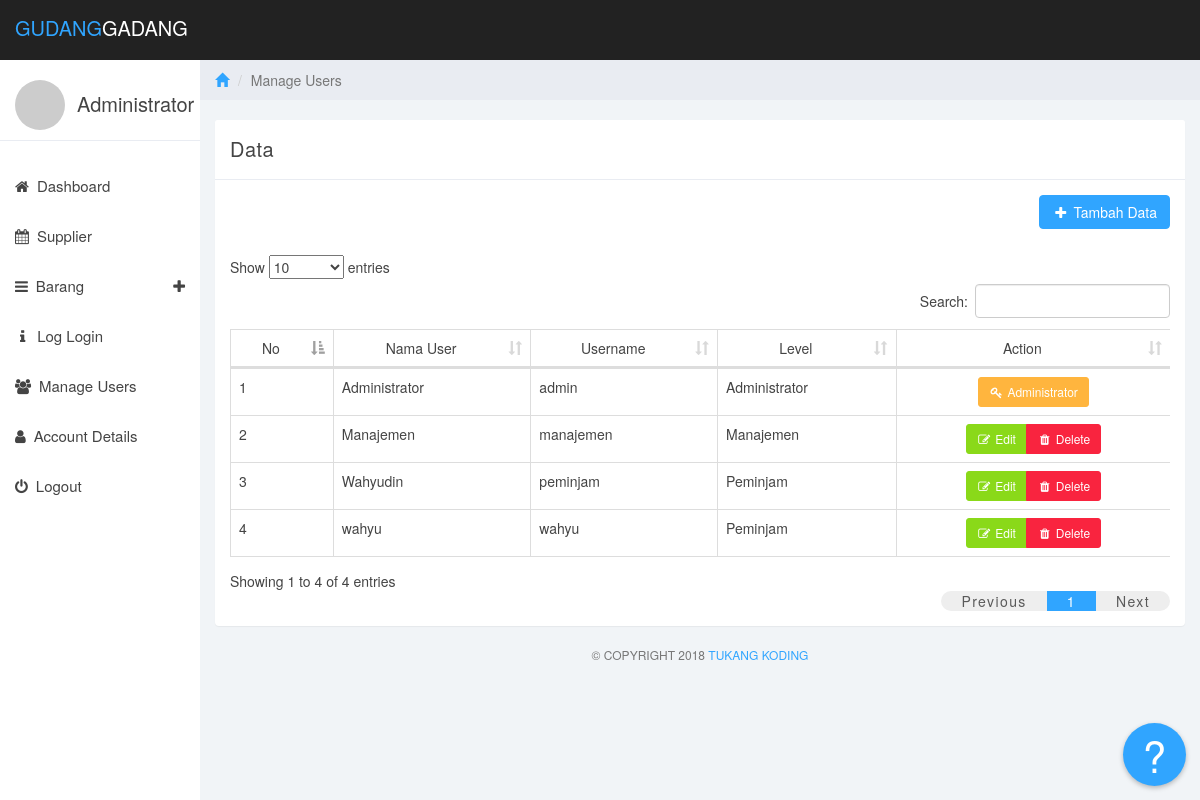
Page /users.php (signed in) on the committed database.
### tables this page shows
CREATE TABLE `user` (
  `id_user` int(11) NOT NULL,
  `nama` varchar(40) NOT NULL,
  `username` varchar(15) NOT NULL,
  `password` varchar(40) NOT NULL,
  `level` int(1) NOT NULL
);

### users.php (the view, shortened to what this page needs)
<?php require_once 'php_action/core.php'; ?>
<!DOCTYPE html>
<html>
<head>
<?php include_once 'includes/style.php'; ?>
</head>
<body>
	<?php include_once 'includes/navbar.php'; ?>
	<?php include_once 'includes/sidebar.php'; ?>
	<div class="col-sm-9 col-sm-offset-3 col-lg-10 col-lg-offset-2 main">
		<div class="row">
			<ol class="breadcrumb">
				<li><a href="#"><span class="glyphicon glyphicon-home"></span></a></li>
				<li class="active">Manage Users</li>
			</ol>
		</div>
		<br>
		<div class="row">
			<div class="col-lg-12">
				<div class="panel panel-default">
					<div class="panel-heading">Data</div>
					<div class="panel-body">
						<div class="pull-right">
							<?php
								if ($_SESSION['level'] == 3) {
									?>
										<a class="btn btn-primary disabled"><i class="fa fa-fw fa-plus"></i> Tambah Data</a>
									<?php
								}
								else {
									?>
										<a data-toggle="modal" data-target="#addModal" class="btn btn-primary"><i class="fa fa-fw fa-plus"></i> Tambah Data</a>
									<?php
								}
							 ?>
						</div>
						<br><br><br>
						<div class="table-responsive">
							<table class="table table-bordered table-hover">
								<thead class="text-center">
									<tr>
										<td>No</td>
										<td>Nama User</td>
										<td>Username</td>
										<td>Level</td>
										<td>Action</td>
									</tr>
								</thead>
								<tbody>
									<?php
										$no = 1;
										$query = mysqli_query($connect, "SELECT * FROM user");
										if (mysqli_num_rows($query) > 0) {
											while ($row = mysqli_fetch_array($query)) {
													?>
													<tr>
														<td><?=$no++?></td>
														<td><?=$row[1]?></td>
														<td><?=$row[2]?></td>
														<td>
															<?php
																if ($row[4] == 1) {
																	echo "Administrator";
																}
																if ($row[4] == 2) {
																	echo "Manajemen";
																}
																if ($row[4] == 3) {
																	echo "Peminjam";
																}
															?>
														</td>
<td class="text-center">
	<?php
		if ($row[4]	 == 1) {
			?>
<div class="btn-group" role="group">
	<button class="btn btn-sm btn-warning"><i class="fa fa-fw fa-key"></i> Administrator</button>
</div>
			<?php
		}
		else {
			?>
<div class="btn-group" role="group">
	<button data-toggle="modal" data-target="#editModal" data-id="<?=$row[0]?>" data-nama="<?=$row[1]?>" data-username="<?=$row[2]?>" data-level="<?=$row[4]?>"" onclick="formEdit(this);" class="btn btn-sm btn-success"><i class="fa fa-fw fa-edit"></i> Edit</button>
	<button data-toggle="modal" data-target="#deleteModal" data-id="<?=$row[0]?>" data-nama="<?=$row[1]?>" data-username="<?=$row[2]?>" onclick="formDelete(this);" class="btn btn-sm btn-danger"><i class="fa fa-fw fa-trash"></i> Delete</button>
</div>
			<?php
		}
	 ?>
</td>
													</tr>
													<?php
											}
										}
									?>
								</tbody>
							</table>
						</div>
				</div>
			</div>
			<div class="col-sm-12">
				<p class="back-link">&copy; Copyright 2018 <a href="#">Tukang Koding</a></p>
			</div>
		</div>
	</div>
</body>
</html>

### css/styles.css (style rules this page uses)
body { background: #f1f4f7; padding-top: 60px; font-size: 14px; color: #444444; font-family: "Montserrat", "Helvetica Neue", Helvetica, Arial, sans-serif; }
p { color: #777; }
a, a:hover, a:focus { color: #30a5ff; }
.btn-primary, .btn-primary:hover, .btn-primary:focus, .btn-primary:active, .btn-primary.active, .open > .dropdown-toggle.btn-primary, .btn-primary.disabled, .btn-primary[disabled], fieldset[disabled] .btn-primary, .btn-primary.disabled:hover, .btn-primary[disabled]:hover, fieldset[disabled] .btn-primary:hover, .btn-primary.disabled:focus, .btn-primary[disabled]:focus, fieldset[disabled] .btn-primary:focus, .btn-primary.disabled:active, .btn-primary[disabled]:active, fieldset[disabled] .btn-primary:active, .btn-primary.disabled.active, .btn-primary[disabled].active, fieldset[disabled] .btn-primary.active { background-color: #30a5ff; border-color: #30a5ff; }
.btn-success, .btn-success:hover, .btn-success:focus, .btn-success:active, .btn-success.active, .open > .dropdown-toggle.btn-success, .btn-success.disabled, .btn-success[disabled], fieldset[disabled] .btn-success, .btn-success.disabled:hover, .btn-success[disabled]:hover, fieldset[disabled] .btn-success:hover, .btn-success.disabled:focus, .btn-success[disabled]:focus, fieldset[disabled] .btn-success:focus, .btn-success.disabled:active, .btn-success[disabled]:active, fieldset[disabled] .btn-success:active, .btn-success.disabled.active, .btn-success[disabled].active, fieldset[disabled] .btn-success.active { background-color: #8ad919; border-color: #8ad919; }
.btn-warning, .btn-warning:hover, .btn-warning:focus, .btn-warning:active, .btn-warning.active, .open > .dropdown-toggle.btn-warning, .btn-warning.disabled, .btn-warning[disabled], fieldset[disabled] .btn-warning, .btn-warning.disabled:hover, .btn-warning[disabled]:hover, fieldset[disabled] .btn-warning:hover, .btn-warning.disabled:focus, .btn-warning[disabled]:focus, fieldset[disabled] .btn-warning:focus, .btn-warning.disabled:active, .btn-warning[disabled]:active, fieldset[disabled] .btn-warning:active, .btn-warning.disabled.active, .btn-warning[disabled].active, fieldset[disabled] .btn-warning.active { background-color: #ffb53e; border-color: #ffb53e; }
.btn-danger, .btn-danger:hover, .btn-danger:focus, .btn-danger:active, .btn-danger.active, .open > .dropdown-toggle.btn-danger, .btn-danger.disabled, .btn-danger[disabled], fieldset[disabled] .btn-danger, .btn-danger.disabled:hover, .btn-danger[disabled]:hover, fieldset[disabled] .btn-danger:hover, .btn-danger.disabled:focus, .btn-danger[disabled]:focus, fieldset[disabled] .btn-danger:focus, .btn-danger.disabled:active, .btn-danger[disabled]:active, fieldset[disabled] .btn-danger:active, .btn-danger.disabled.active, .btn-danger[disabled].active, fieldset[disabled] .btn-danger.active { background-color: #f9243f; border-color: #f9243f; }
.panel { border: 0; }
.panel-heading { font-size: 20px; font-weight: 300; letter-spacing: 0.025em; height: 60px; line-height: 38px; }
.panel-default .panel-heading { background: #fff; border-bottom: 1px solid #e9ecf2; color: #444444; }
.breadcrumb { border-radius: 0; padding: 10px 15px 10px 15px; background: #e9ecf2; margin: 0; }
.table { background: #fff; }
p.back-link { text-align: center; margin-bottom: 20px; font-size: 12px; text-transform: uppercase; }

### rows in the picture
user: nama "Administrator", username "admin", level "Administrator"
user: nama "Manajemen", username "manajemen", level "Manajemen"
user: nama "Wahyudin", username "peminjam", level "Peminjam"
user: nama "wahyu", username "wahyu", level "Peminjam"

### other values in the picture
$_SESSION['nama'] "Administrator"
